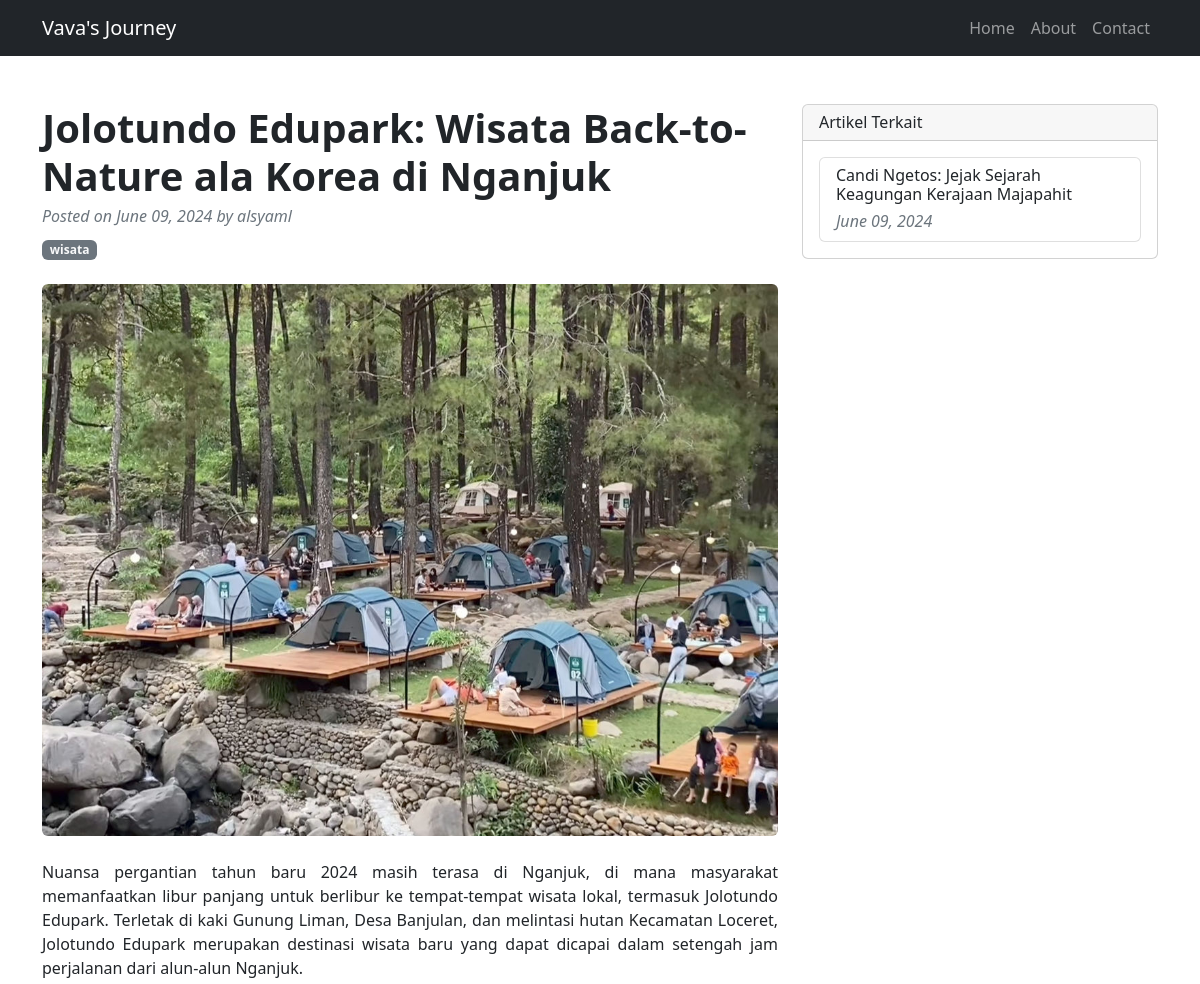
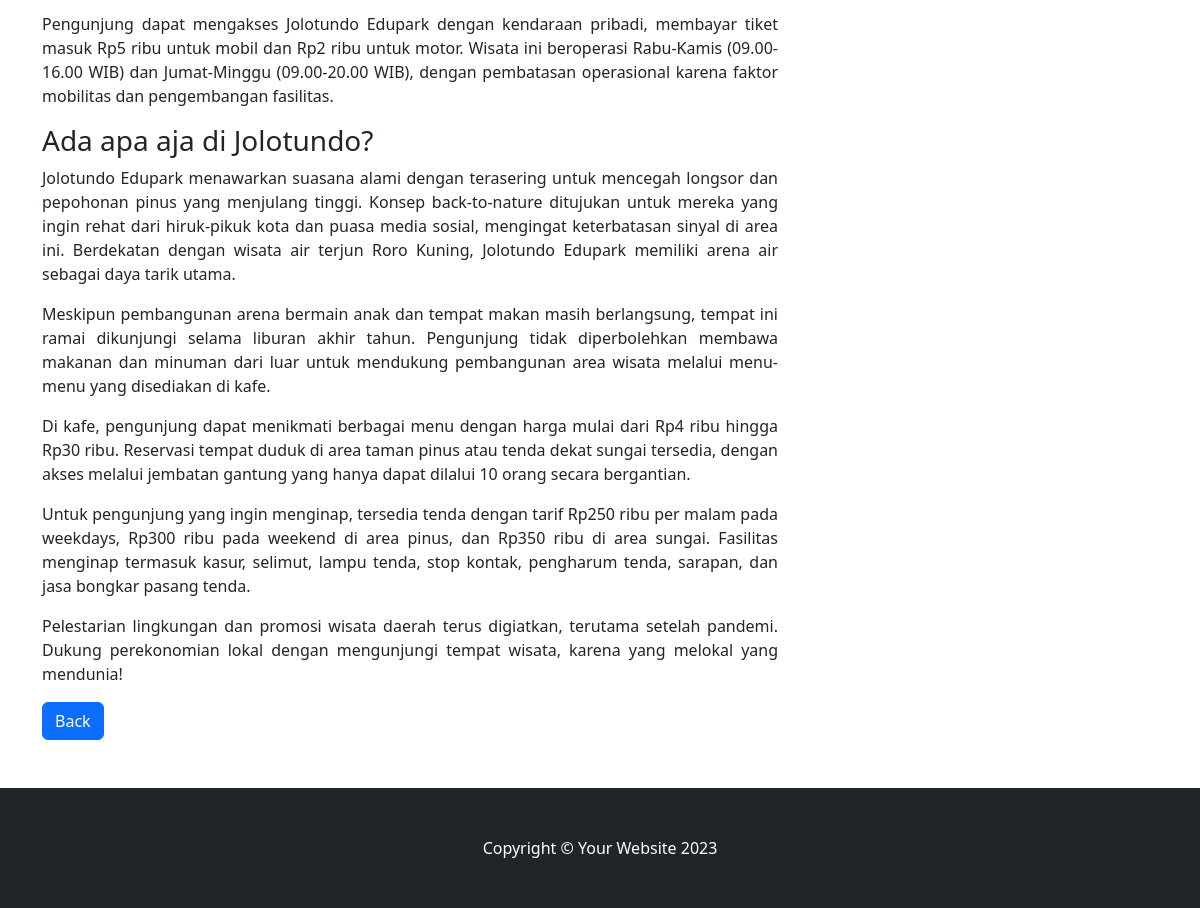
The app's page /detail.php?id=7 with its own data (2 pictures, top to bottom).
### tables this page shows
CREATE TABLE IF NOT EXISTS `artikel` (
  `id_artikel` int NOT NULL AUTO_INCREMENT,
  `tanggal` timestamp NOT NULL,
  `judul` varchar(300) NOT NULL,
  `penulis` varchar(300) NOT NULL,
  `kategori` varchar(300) NOT NULL,
  `isi` text NOT NULL,
  `gambar` varchar(300) NOT NULL,
  PRIMARY KEY (`id_artikel`)
);

CREATE TABLE IF NOT EXISTS `kategori` (
  `id_kategori` int NOT NULL AUTO_INCREMENT,
  `nama_kategori` varchar(50) NOT NULL,
  `keterangan` varchar(200) NOT NULL,
  PRIMARY KEY (`id_kategori`) USING BTREE
);

### detail.php (the view, shortened to what this page needs)
<?php
include 'admin/connection.php';
$id_artikel = isset($_GET['id']) ? (int)$_GET['id'] : 0;
$query = "SELECT * FROM artikel WHERE id_artikel = $id_artikel";
$result = mysqli_query($koneksi, $query);
if (mysqli_num_rows($result) > 0) {
    $artikel = mysqli_fetch_assoc($result);
    $judul = $artikel['judul'];
    $penulis = $artikel['penulis'];
    $kategori_id = $artikel['kategori'];
    $isi = $artikel['isi'];
    $gambar = $artikel['gambar'];
    $tanggal = date("F d, Y", strtotime($artikel['tanggal']));
    $kategori_query = "SELECT nama_kategori FROM kategori WHERE id_kategori = $kategori_id";
    $kategori_result = mysqli_query($koneksi, $kategori_query);
    $kategori = mysqli_fetch_assoc($kategori_result)['nama_kategori'];
}
?>
<!DOCTYPE html>
<html lang="en">
<head>
    <link href="css/styles.css" rel="stylesheet" />
</head>
<body>
    <nav class="navbar navbar-expand-lg navbar-dark bg-dark">
        <div class="container">
            <a class="navbar-brand" href="index.php">Vava's Journey</a>
            <div class="collapse navbar-collapse" id="navbarSupportedContent">
                <ul class="navbar-nav ms-auto mb-2 mb-lg-0">
                    <li class="nav-item"><a class="nav-link" href="index.php">Home</a></li>
                    <li class="nav-item"><a class="nav-link" href="#!">About</a></li>
                    <li class="nav-item"><a class="nav-link" href="#!">Contact</a></li>
                </ul>
            </div>
        </div>
    </nav>
    <div class="container mt-5">
        <div class="row">
            <div class="col-lg-8">
                <article>
                    <header class="mb-4">
                        <h1 class="fw-bolder mb-1"><?= $judul ?></h1>
                        <div class="text-muted fst-italic mb-2">Posted on <?= $tanggal ?> by <?= $penulis ?></div>
                        <a class="badge bg-secondary text-decoration-none link-light" href="#!"><?= $kategori ?></a>
                    </header>
                    <figure class="mb-4"><img class="img-fluid rounded" src="admin/<?= $gambar ?>" alt="<?= $judul ?>" /></figure>
                    <section class="mb-5">
                        <p class="fs-5 mb-4"><?= $isi ?></p>
                        <a href="javascript:history.back()" class="btn btn-primary">Back</a>
                    </section>
                </article>
            </div>
            <div class="col-lg-4">
                <div class="card mb-4">
                    <div class="card-header">
                        <h6 class="card-title mb-0">Artikel Terkait</h6>
                    </div>
                    <div class="card-body">
                        <div class="row">
                            <div class="col-sm-12">
                                <div class="list-group">
                                    <?php
                                    $related_query = "SELECT * FROM artikel WHERE kategori = $kategori_id AND id_artikel != $id_artikel LIMIT 5";
                                    $related_result = mysqli_query($koneksi, $related_query);
                                    if (mysqli_num_rows($related_result) > 0) {
                                        while ($row_artikel = mysqli_fetch_assoc($related_result)) {
                                            echo '<a href="detail.php?id=' . $row_artikel['id_artikel'] . '" class="list-group-item list-group-item-action">';
                                            echo '<h6 class="mb-1">' . $row_artikel['judul'] . '</h6>';
                                            echo '<div class="text-muted fst-italic">' . date("F d, Y", strtotime($row_artikel['tanggal'])) . '</div>';
                                            echo '</a>';
                                        }
                                    } else {
                                        echo '<a href="#" class="list-group-item list-group-item-action disabled" aria-disabled="true">No related articles found</a>';
                                    }
                                    ?>
                                </div>
                            </div>
                        </div>
                    </div>
                </div>
            </div>
        </div>
    </div>
    <footer class="py-5 bg-dark">
        <div class="container">
            <p class="m-0 text-center text-white">Copyright &copy; Your Website 2023</p>
        </div>
    </footer>
</body>
</html>

### records on screen
artikel: judul "Jolotundo Edupark: Wisata Back-to-Nature ala Korea di Nganjuk", tanggal "June 09, 2024", penulis "alsyaml", gambar (picture), isi "Nuansa pergantian tahun baru 2024 masih terasa di Nganjuk, di mana masyarakat memanfaatkan libur panjang untuk berlibur ke tempat-tempat wisata lokal, termasuk Jolotundo Edupark. Terletak di kaki Gunung Liman, Desa Banjulan, dan melintasi hutan Kecamatan Loceret, Jolotundo Edupark merupakan destinasi wisata baru yang dapat dicapai dalam setengah jam perjalanan dari alun-alun Nganjuk. Pengunjung dapat mengakses Jolotundo Edupark dengan kendaraan pribadi, membayar tiket masuk Rp5 ribu untuk mobil dan Rp2 ribu untuk motor. Wisata ini beroperasi Rabu-Kamis (09.00-16.00 WIB) dan Jumat-Minggu (09.00-20.00 WIB), dengan pembatasan operasional karena faktor mobilitas dan pengembangan fasilitas. Ada…"
kategori: nama_kategori "wisata"
artikel: judul "Candi Ngetos: Jejak Sejarah Keagungan Kerajaan Majapahit", tanggal "June 09, 2024"
